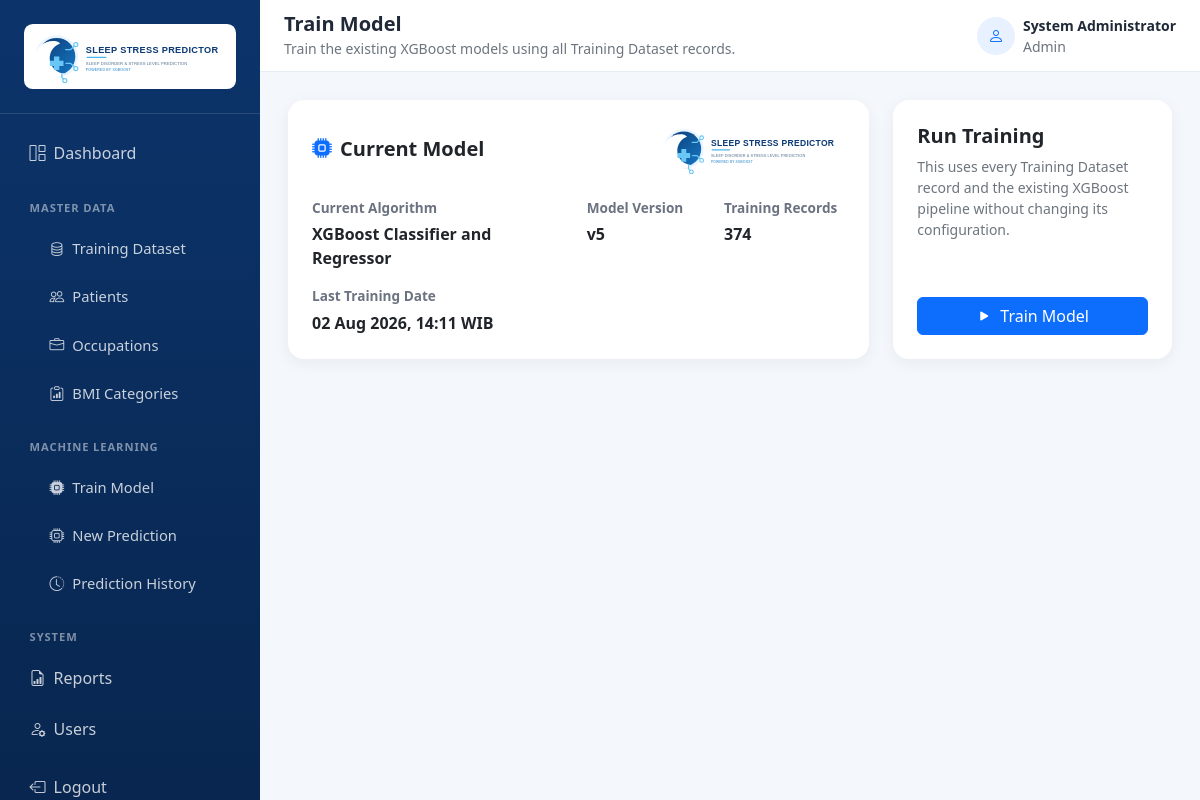
The page /train (signed in) on the database as committed earlier.
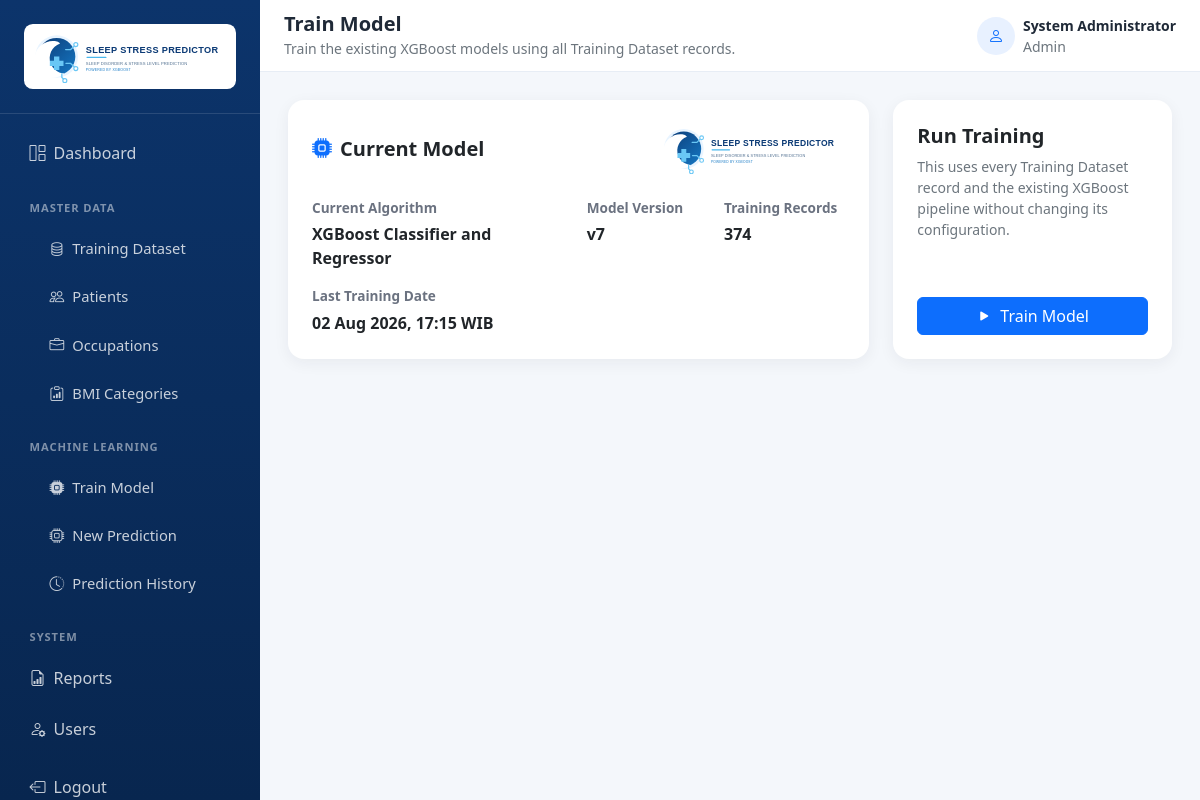
The same page on the database as committed later.
### models/database.py (models this page shows)
class ModelMetadata(db.Model):
    __tablename__ = "model_metadata"
    id = db.Column(db.Integer, primary_key=True)
    active_model = db.Column(db.String(150), nullable=False)
    model_version = db.Column(db.String(20), nullable=False)
    last_training_date = db.Column(db.DateTime, nullable=True)

### app.py (the view, shortened to what this page needs)
@app.route('/train', methods=['GET', 'POST'])
@admin_required
def train():
    classification_results = None
    regression_results = None
    trained = False
    error = None
    training_record_count = TrainingDatasetRecord.query.count()
    model_metadata = db.session.get(ModelMetadata, 1)
    return render_template('train.html',
                         classification_results=classification_results,
                         regression_results=regression_results,
                         trained=trained,
                         error=error,
                         model_metadata=model_metadata,
                         training_record_count=training_record_count)

### app.py (called while the page is built)
@login_manager.user_loader
def load_user(user_id):
    return db.session.get(User, int(user_id))

### utils/access.py (called while the page is built)
def admin_required(view):
    @wraps(view)
    @login_required
    def wrapped_view(*args, **kwargs):
        if current_user.role != "Admin":
            abort(403)
        return view(*args, **kwargs)
    return wrapped_view

### templates/train.html (shortened to what this page needs)
{% extends "base.html" %}
{% block page_title %}Train Model{% endblock %}
{% block page_subtitle %}Train the existing XGBoost models using all Training Dataset records.{% endblock %}
{% block content %}
<div class="row g-4 mb-4"><div class="col-lg-8"><div class="card border-0 dashboard-card h-100"><div class="card-body p-4"><div class="d-flex justify-content-between align-items-center mb-4 gap-3"><h5 class="fw-bold mb-0"><i class="bi bi-cpu-fill text-primary me-2"></i>Current Model</h5><img src="{{ url_for('static', filename='img/logo.svg') }}" alt="Sleep Stress Predictor" class="train-logo"></div><div class="row g-3"><div class="col-md-6"><p class="metric-label mb-1">Current Algorithm</p><strong>{{ model_metadata.active_model if model_metadata else 'XGBoost Classifier and Regressor' }}</strong></div><div class="col-md-3"><p class="metric-label mb-1">Model Version</p><strong>{{ model_metadata.model_version if model_metadata else '-' }}</strong></div><div class="col-md-3"><p class="metric-label mb-1">Training Records</p><strong>{{ training_record_count }}</strong></div><div class="col-12"><p class="metric-label mb-1">Last Training Date</p><strong>{{ model_metadata.last_training_date.strftime('%d %b %Y, %H:%M') if model_metadata and model_metadata.last_training_date else 'Not available' }} WIB</strong></div></div></div></div></div><div class="col-lg-4"><div class="card border-0 dashboard-card h-100"><div class="card-body p-4 d-flex flex-column justify-content-between"><div><h5 class="fw-bold">Run Training</h5><p class="text-secondary small">This uses every Training Dataset record and the existing XGBoost pipeline without changing its configuration.</p></div><form method="post" onsubmit="this.querySelector('button').disabled=true; this.querySelector('button').innerHTML='<span class=\'spinner-border spinner-border-sm me-2\'></span>Training...';"><button class="btn btn-primary w-100" type="submit"><i class="bi bi-play-fill me-2"></i>Train Model</button></form></div></div></div></div>
{% endblock %}

Rows that differ between the two databases and show on the page:
changed ModelMetadata "XGBoost Classifier and Regressor": model_version "v5" → "v7"; last_training_date "02 Aug 2026, 14:11" → "02 Aug 2026, 17:15"
